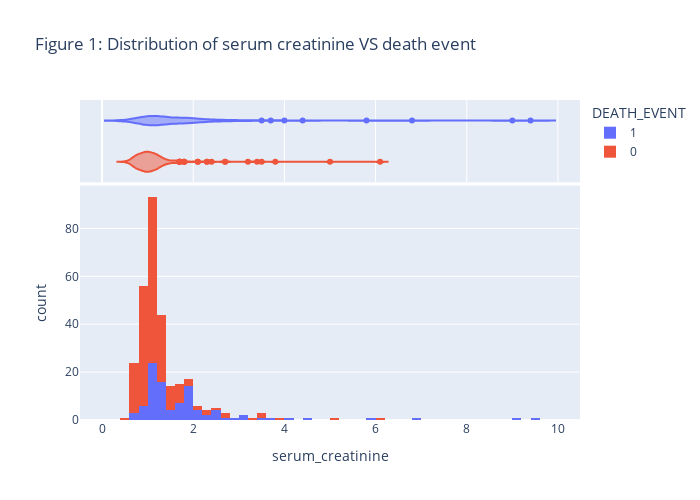

Notebook code for this chart:
### Code cell
plot_histogram(heart_data, 'serum_creatinine', 'DEATH_EVENT', NBINS, "violin",'Figure 1: Distribution of serum creatinine VS death event')

### Figure 1 — Plotly figure (JSON) as saved in the notebook; plotly's stock layout.template omitted (floating-point values rounded to 4 significant figures; data arrays with more than 128 entries replaced by an {"elided": "..."} marker saying what was removed)
{"data": [{"nbinsx": 50, "bingroup": "x", "offsetgroup": "1", "xaxis": "x", "type": "histogram", "marker": {"color": "#636efa"}, "legendgroup": "1", "yaxis": "y", "alignmentgroup": "True", "x": [1.9, 1.1, 1.3, 1.9, 2.7, 2.1, 1.2, 1.1, 1.5, 9.4, 4.0, 0.9, 1.1, 1.1, 1.3, 0.9, 0.8, 1.0, 1.9, 1.6, 0.9, 1.83, 1.9, 1.0, 1.3, 5.8, 1.2, 1.83, 3.0, 1.0, 1.0, 3.5, 1.0, 1.0, 3.0, 1.83, 1.2, 1.2, 1.1, 1.9, 0.9, 0.6, 4.4, 1.0, 1.0, 1.4, 6.8, 1.0, 2.2, 2.0, 1.1, 1.3, 1.0, 2.3, 1.0, 2.9, 1.3, 1.0, 1.2, 1.83, 1.0, 1.2, 0.7, 2.5, 1.0, 1.7, 1.7, 1.2, 1.3, 1.83, 3.7, 2.1, 1.1, 1.7, 1.83, 2.5, 0.9, 1.1, 1.3, 2.4, 1.0, 1.2, 2.5, 1.2, 1.5, 0.6, 2.1, 1.6, 1.8, 1.6, 9.0, 1.83, 1.7, 1.1, 1.4, 1.83], "showlegend": true, "orientation": "v", "name": "1", "hovertemplate": "DEATH_EVENT=1<br>serum_creatinine=%{x}<br>count=%{y}<extra></extra>"}, {"scalegroup": "x", "offsetgroup": "1", "xaxis": "x2", "type": "violin", "marker": {"color": "#636efa"}, "legendgroup": "1", "yaxis": "y2", "x": [1.9, 1.1, 1.3, 1.9, 2.7, 2.1, 1.2, 1.1, 1.5, 9.4, 4.0, 0.9, 1.1, 1.1, 1.3, 0.9, 0.8, 1.0, 1.9, 1.6, 0.9, 1.83, 1.9, 1.0, 1.3, 5.8, 1.2, 1.83, 3.0, 1.0, 1.0, 3.5, 1.0, 1.0, 3.0, 1.83, 1.2, 1.2, 1.1, 1.9, 0.9, 0.6, 4.4, 1.0, 1.0, 1.4, 6.8, 1.0, 2.2, 2.0, 1.1, 1.3, 1.0, 2.3, 1.0, 2.9, 1.3, 1.0, 1.2, 1.83, 1.0, 1.2, 0.7, 2.5, 1.0, 1.7, 1.7, 1.2, 1.3, 1.83, 3.7, 2.1, 1.1, 1.7, 1.83, 2.5, 0.9, 1.1, 1.3, 2.4, 1.0, 1.2, 2.5, 1.2, 1.5, 0.6, 2.1, 1.6, 1.8, 1.6, 9.0, 1.83, 1.7, 1.1, 1.4, 1.83], "showlegend": false, "alignmentgroup": "True", "name": "1", "hovertemplate": "DEATH_EVENT=1<br>serum_creatinine=%{x}<extra></extra>"}, {"nbinsx": 50, "bingroup": "x", "offsetgroup": "0", "xaxis": "x", "type": "histogram", "marker": {"color": "#EF553B"}, "legendgroup": "0", "yaxis": "y", "alignmentgroup": "True", "x": {"elided": "203 float values"}, "showlegend": true, "orientation": "v", "name": "0", "hovertemplate": "DEATH_EVENT=0<br>serum_creatinine=%{x}<br>count=%{y}<extra></extra>"}, {"scalegroup": "x", "offsetgroup": "0", "xaxis": "x2", "type": "violin", "marker": {"color": "#EF553B"}, "legendgroup": "0", "yaxis": "y2", "x": {"elided": "203 float values"}, "showlegend": false, "alignmentgroup": "True", "name": "0", "hovertemplate": "DEATH_EVENT=0<br>serum_creatinine=%{x}<extra></extra>"}], "layout": {"title": {"text": "Figure 1: Distribution of serum creatinine VS death event"}, "yaxis2": {"showgrid": false, "domain": [0.7426, 1.0], "anchor": "x2", "showticklabels": false, "matches": "y2", "showline": false, "ticks": ""}, "xaxis2": {"showgrid": true, "domain": [0.0, 1.0], "anchor": "y2", "showticklabels": false, "matches": "x"}, "yaxis": {"title": {"text": "count"}, "domain": [0.0, 0.7326], "anchor": "x"}, "height": 500, "barmode": "relative", "xaxis": {"title": {"text": "serum_creatinine"}, "domain": [0.0, 1.0], "anchor": "y"}, "legend": {"title": {"text": "DEATH_EVENT"}, "tracegroupgap": 0}, "width": 700}}
